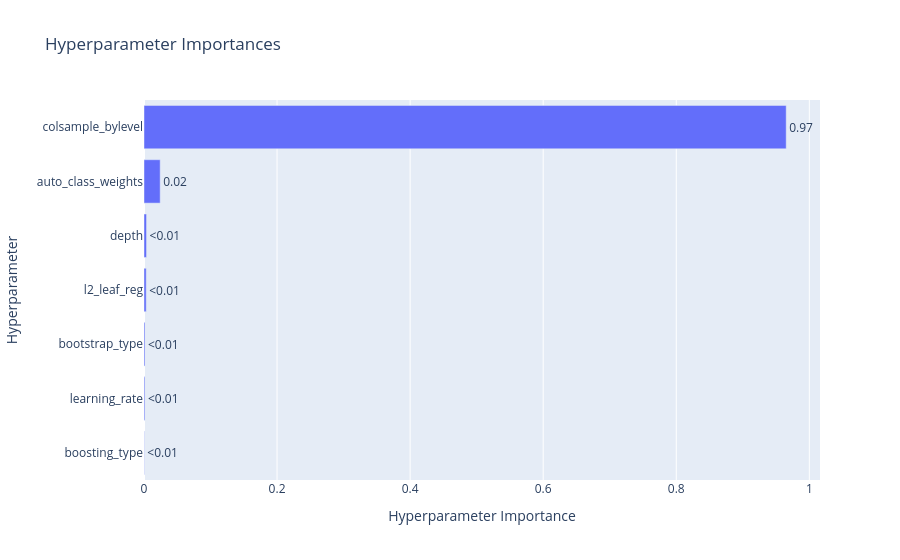

The cell this chart's notebook holds for it:
### Code cell
# Важность параметров
optuna.visualization.plot_param_importances(study)

### Figure 1 — Plotly figure (JSON) as saved in the notebook; plotly's stock layout.template omitted (floating-point values rounded to 4 significant figures)
{"data": [{"cliponaxis": false, "hovertemplate": ["boosting_type (CategoricalDistribution): 0.00048057056956885566<extra></extra>", "learning_rate (FloatDistribution): 0.0013491716304220097<extra></extra>", "bootstrap_type (CategoricalDistribution): 0.001481577753929277<extra></extra>", "l2_leaf_reg (IntDistribution): 0.003330424066841571<extra></extra>", "depth (IntDistribution): 0.0037999319278238107<extra></extra>", "auto_class_weights (CategoricalDistribution): 0.02431246231408453<extra></extra>", "colsample_bylevel (FloatDistribution): 0.9652458617373298<extra></extra>"], "name": "Objective Value", "orientation": "h", "text": ["<0.01", "<0.01", "<0.01", "<0.01", "<0.01", "0.02", "0.97"], "textposition": "outside", "type": "bar", "x": [0.0004806, 0.001349, 0.001482, 0.00333, 0.0038, 0.02431, 0.9652], "y": ["boosting_type", "learning_rate", "bootstrap_type", "l2_leaf_reg", "depth", "auto_class_weights", "colsample_bylevel"]}], "layout": {"title": {"text": "Hyperparameter Importances"}, "xaxis": {"title": {"text": "Hyperparameter Importance"}}, "yaxis": {"title": {"text": "Hyperparameter"}}}}
